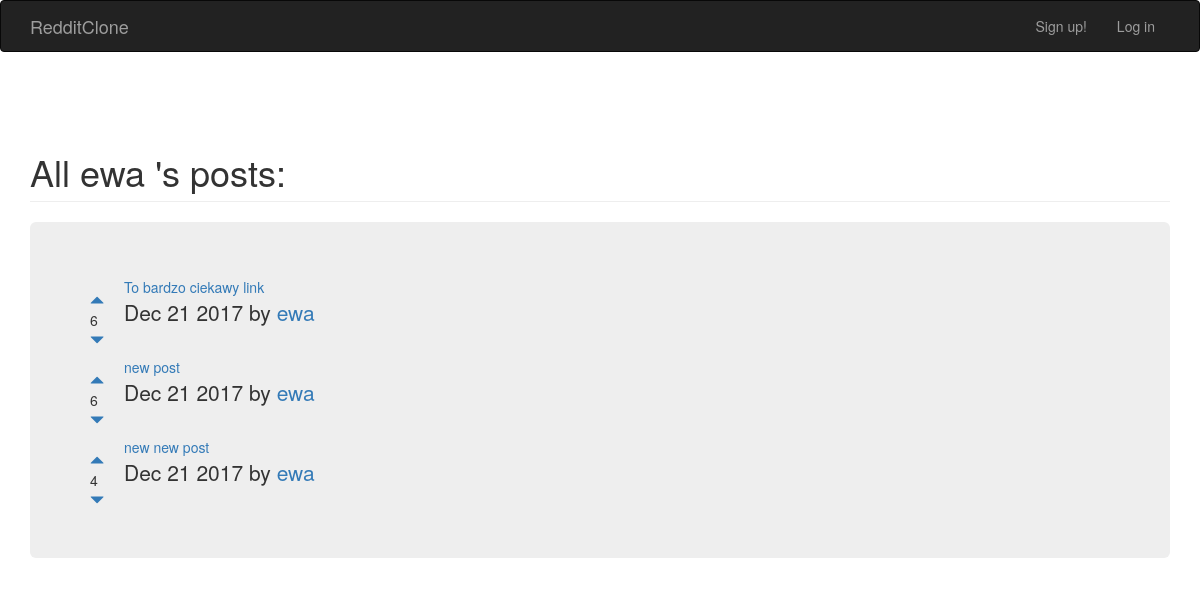
Page /posts/1/userpost on the committed database.
### posts/models.py (models this page shows)
class Post(models.Model):
  title = models.CharField(max_length=200)
  url = models.TextField()
  pub_date = models.DateTimeField()
  author = models.ForeignKey(User, on_delete = models.DO_NOTHING)
  votes_total = models.IntegerField(default =0)
  def published_pretty(self):
  	return self.pub_date.strftime("%b %e %Y")

### posts/views.py (the view)
# urls.py: url(r'^(?P<fk>[0-9]+)/userpost', views.userpost, name ='userpost')
def userpost(request, fk):
    userposts = Post.objects.filter(author_id=fk).order_by('-votes_total')
    author = User.objects.get(pk=fk)
    return render(request, 'posts/userpost.html', {'userposts': userposts, 'author': author})

### posts/templates/posts/userpost.html (shortened to what this page needs)
{% extends 'base.html' %}
	{% block content %}
	<h1 class="page-header">All {{ author }} 's posts:</h1>
	<div class="jumbotron">
		{% for userpost in userposts.all  %}
		<table>
			<tr>
				<td style="padding-right: 20px">
				<br>
				<a href ="#" onClick ="document.getElementById('upvote{{userpost.id}}').submit()">
					<span class="glyphicon glyphicon-triangle-top" aria-hidden="true">
					</span>
				</a>
				<br>
				<span>{{userpost.votes_total}}</span>
				<br>
				<a href ="#" onClick ="document.getElementById('downvote{{userpost.id}}').submit()">
					<span class="glyphicon glyphicon-triangle-bottom" aria-hidden="true">
					</span>
				</a>
				</td>
				<td>
					<a href ="{{userpost.url}}">{{userpost.title}}</a>
					<br>
					<p>{{userpost.published_pretty}} by <a>{{userpost.author.username}}</a></p>
				</td>
			</tr>
		</table>
		{% endfor %}
		{% endblock %}

### rows in the picture
Post: votes_total "6", title "To bardzo ciekawy link", published_pretty "Dec 21 2017", author.username "ewa"
Post: votes_total "6", title "new post", published_pretty "Dec 21 2017", author.username "ewa"
Post: votes_total "4", title "new new post", published_pretty "Dec 21 2017", author.username "ewa"

### other values in the picture
{{ author }} "ewa"
